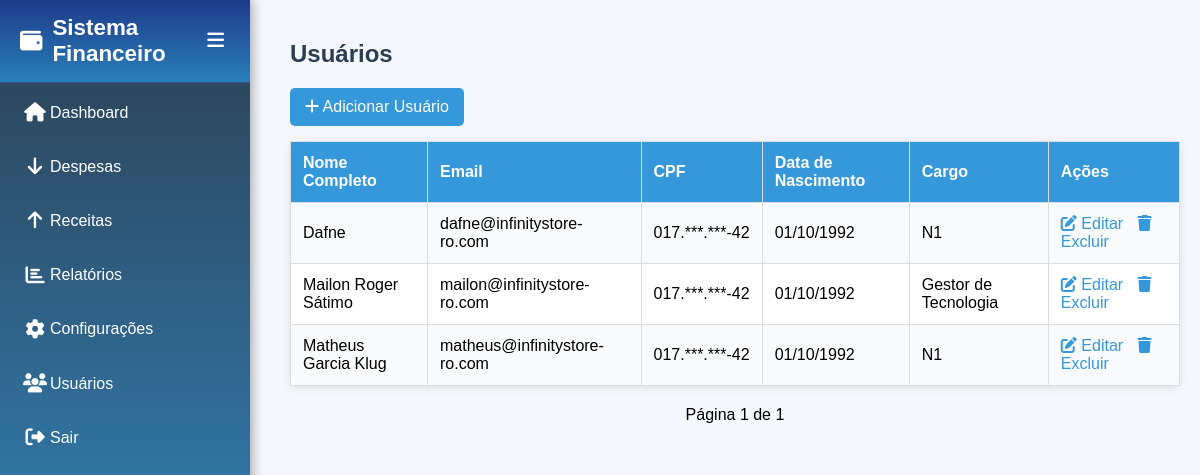
/usuarios/index.php (signed in), run on the app's committed database.
### tables this page shows
CREATE TABLE `usuarios` (
  `id` int(11) NOT NULL,
  `username` varchar(50) NOT NULL,
  `password` varchar(255) NOT NULL,
  `nome_completo` varchar(100) DEFAULT NULL,
  `email` varchar(100) DEFAULT NULL,
  `cpf` varchar(14) DEFAULT NULL,
  `data_nascimento` date DEFAULT NULL,
  `cargo` varchar(50) DEFAULT NULL,
  `status` enum('ativo','inativo') DEFAULT 'ativo'
);

### usuarios/index.php (the view, shortened to what this page needs)
<?php
include_once __DIR__ . '/../config.php';
$pagina = isset($_GET['pagina']) ? (int)$_GET['pagina'] : 1;
$itens_por_pagina = 10;
$offset = ($pagina - 1) * $itens_por_pagina;
$stmt_total = $pdo->prepare("SELECT COUNT(*) FROM usuarios WHERE status = 'ativo'");
$stmt_total->execute();
$total = $stmt_total->fetchColumn();
$paginas = ceil($total / $itens_por_pagina);
$stmt = $pdo->prepare("SELECT * FROM usuarios WHERE status = 'ativo' ORDER BY nome_completo LIMIT :offset, :limit");
$stmt->bindValue(':offset', $offset, PDO::PARAM_INT);
$stmt->bindValue(':limit', $itens_por_pagina, PDO::PARAM_INT);
$stmt->execute();
$usuarios = $stmt->fetchAll();
?>
<!DOCTYPE html>
<html lang="pt-br">
<head>
    <link rel="stylesheet" href="https://cdnjs.cloudflare.com/ajax/libs/font-awesome/6.4.2/css/all.min.css">
</head>
<body>
    <?php include_once __DIR__ . '/../sidebar.php'; ?>
    <div class="container">
        <h2>Usuários</h2>
        <a href="adicionar.php" class="add-btn"><i class="fas fa-plus"></i> Adicionar Usuário</a>
        <table>
            <tr>
                <th>Nome Completo</th>
                <th>Email</th>
                <th>CPF</th>
                <th>Data de Nascimento</th>
                <th>Cargo</th>
                <th>Ações</th>
            </tr>
            <?php foreach ($usuarios as $usuario): ?>
                <?php
                $cpf = $usuario['cpf'] ? substr($usuario['cpf'], 0, 3) . '.***.***-' . substr($usuario['cpf'], -2) : '-';
                ?>
                <tr>
                    <td><?php echo htmlspecialchars($usuario['nome_completo'] ?: '-'); ?></td>
                    <td><?php echo htmlspecialchars($usuario['email'] ?: '-'); ?></td>
                    <td><?php echo $cpf; ?></td>
                    <td><?php echo $usuario['data_nascimento'] ? date('d/m/Y', strtotime($usuario['data_nascimento'])) : '-'; ?></td>
                    <td><?php echo htmlspecialchars($usuario['cargo'] ?: '-'); ?></td>
                    <td>
                        <a href="editar.php?id=<?php echo $usuario['id']; ?>"><i class="fas fa-edit"></i> Editar</a>
                        <a href="excluir.php?id=<?php echo $usuario['id']; ?>" onclick="return confirm('Confirmar exclusão?')"><i class="fas fa-trash"></i> Excluir</a>
                    </td>
                </tr>
            <?php endforeach; ?>
        </table>
        <div class="paginacao">
            <span>Página <?php echo $pagina; ?> de <?php echo $paginas; ?></span>
        </div>
    </div>
</body>
</html>

### usuarios/index.php (style rules this page uses)
body { font-family: Arial, sans-serif; margin: 0; background: #f4f7fc; }
.container { margin-left: 270px; padding: 20px; transition: margin-left 0.3s ease; animation: fadeIn 0.4s ease both; }
h2 { color: #2c3e50; }
.add-btn { display: inline-block; padding: 10px 15px; background: #3498db; color: #ffffff; border-radius: 5px; margin-bottom: 15px; text-decoration: none; transition: background 0.3s; }
table { border-collapse: collapse; width: 100%; background: #ffffff; border-radius: 8px; box-shadow: 0 2px 10px rgba(0, 0, 0, 0.1); }
th, td { border: 1px solid #ddd; padding: 12px; text-align: left; }
th { background: #3498db; color: #ffffff; }
tr:nth-child(even) { background: #f9fafb; }
a { color: #3498db; text-decoration: none; margin-right: 10px; }
.paginacao { margin-top: 20px; text-align: center; }

### sidebar.php (style rules this page uses)
body { margin: 0; font-family: Arial, sans-serif; }

### data on the page
usuarios: nome_completo "Dafne", email "dafne@infinitystore-ro.com", cpf "017.***.***-42", data_nascimento "01/10/1992", cargo "N1"
usuarios: nome_completo "Mailon Roger Sátimo", email "mailon@infinitystore-ro.com", cpf "017.***.***-42", data_nascimento "01/10/1992", cargo "Gestor de Tecnologia"
usuarios: nome_completo "Matheus Garcia Klug", email "matheus@infinitystore-ro.com", cpf "017.***.***-42", data_nascimento "01/10/1992", cargo "N1"

### other printed values
$pagina "1"
$paginas "1"
